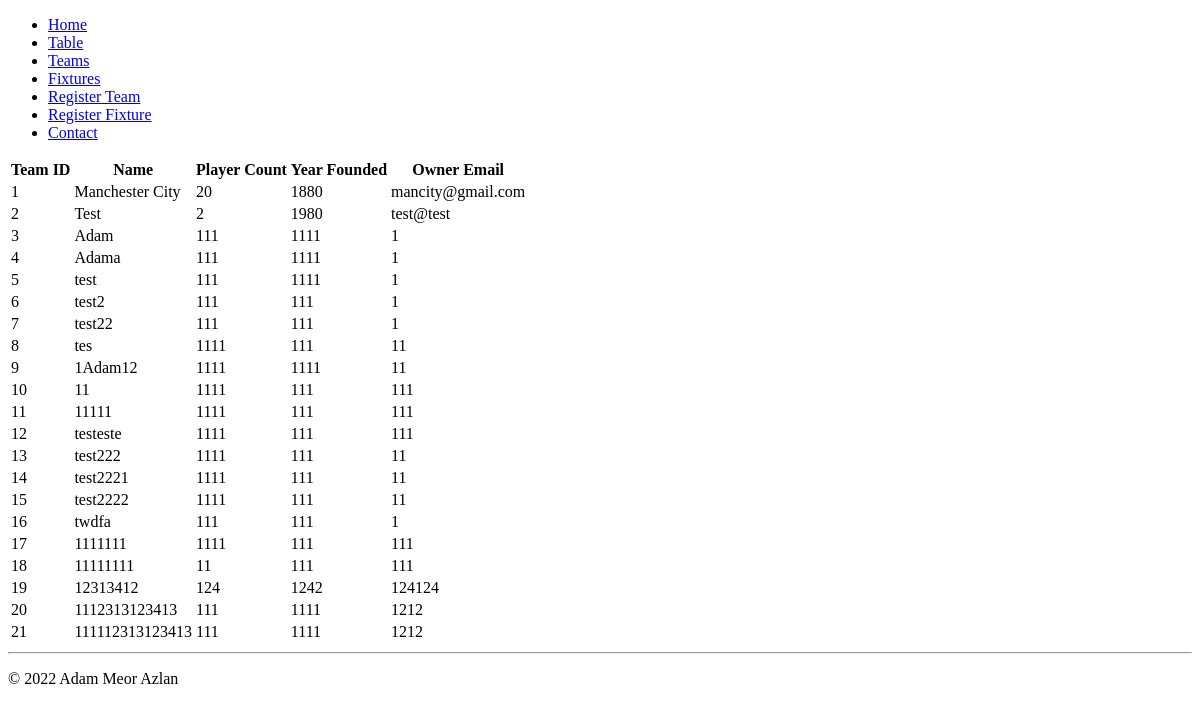
Page /teams/ on the earlier database version.
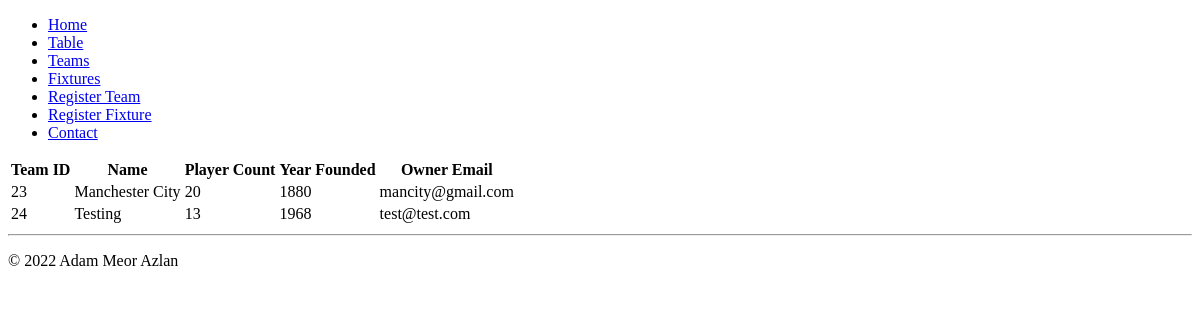
Same page on the later database version.
### teams/models.py (models this page shows)
class team(models.Model):
    name = models.CharField(max_length=100, unique=True)
    player_count = models.IntegerField(validators = [MinValueValidator(11)])
    year_founded = models.IntegerField(validators = [MaxValueValidator(2022)])
    owner_email = models.EmailField(max_length=100)

### teams/views.py (the view)
# urls.py: path('teams/', include('teams.urls')),
def teams(request):
    context = {}
    context["team_list"] = team.objects.all()
    return render(request, "teams/teams.html",context)

### teams/templates/teams/teams.html (shortened to what this page needs)
{% extends "base.html" %}
{% block content %}
<table>
    <tr>
        <th>Team ID</th>
        <th>Name</th>
        <th>Player Count</th>
        <th>Year Founded</th>
        <th>Owner Email</th>
    </tr>
    {% for team in team_list %}
        <tr>
            <td>
                {{ team.id }}
            </td>
            <td>
                {{ team.name | truncatechars:20}}
            </td>
            <td>
                {{ team.player_count}}
            </td>
            <td>
                {{team.year_founded}}
            </td>
            <td>
                {{team.owner_email}}
            </td>
        </tr>
    {% endfor %}
   </table> <hr/>
{% endblock content %}

Differences in the rows shown:
removed team: id "1", name "Manchester City", player_count "20", year_founded "1880", owner_email "mancity@gmail.com"
removed team: id "2", name "Test", player_count "2", year_founded "1980", owner_email "test@test"
removed team: id "3", name "Adam", player_count "111", year_founded "1111", owner_email "1"
removed team: id "4", name "Adama", player_count "111", year_founded "1111", owner_email "1"
removed team: id "5", name "test", player_count "111", year_founded "1111", owner_email "1"
removed team: id "6", name "test2", player_count "111", year_founded "111", owner_email "1"
removed team: id "7", name "test22", player_count "111", year_founded "111", owner_email "1"
removed team: id "8", name "tes", player_count "1111", year_founded "111", owner_email "11"
removed team: id "9", name "1Adam12", player_count "1111", year_founded "1111", owner_email "11"
removed team: id "10", name "11", player_count "1111", year_founded "111", owner_email "111"
removed team: id "11", name "11111", player_count "1111", year_founded "111", owner_email "111"
removed team: id "12", name "testeste", player_count "1111", year_founded "111", owner_email "111"
removed team: id "13", name "test222", player_count "1111", year_founded "111", owner_email "11"
removed team: id "14", name "test2221", player_count "1111", year_founded "111", owner_email "11"
removed team: id "15", name "test2222", player_count "1111", year_founded "111", owner_email "11"
removed team: id "16", name "twdfa", player_count "111", year_founded "111", owner_email "1"
removed team: id "17", name "1111111", player_count "1111", year_founded "111", owner_email "111"
removed team: id "18", name "11111111", player_count "11", year_founded "111", owner_email "111"
removed team: id "19", name "12313412", player_count "124", year_founded "1242", owner_email "124124"
removed team: id "20", name "1112313123413", player_count "111", year_founded "1111", owner_email "1212"
removed team: id "21", name "111112313123413", player_count "111", year_founded "1111", owner_email "1212"
added team: id "23", name "Manchester City", player_count "20", year_founded "1880", owner_email "mancity@gmail.com"
added team: id "24", name "Testing", player_count "13", year_founded "1968", owner_email "test@test.com"
